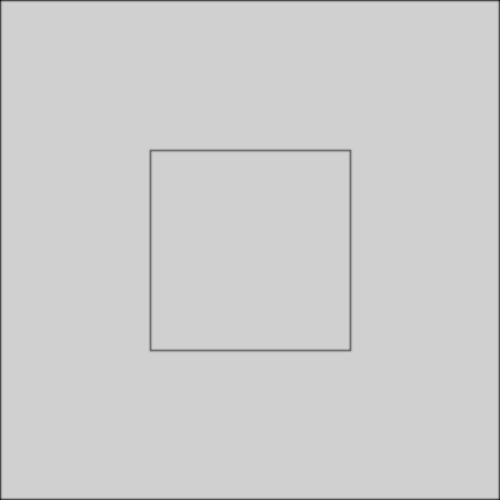
Frame 1 (no input)
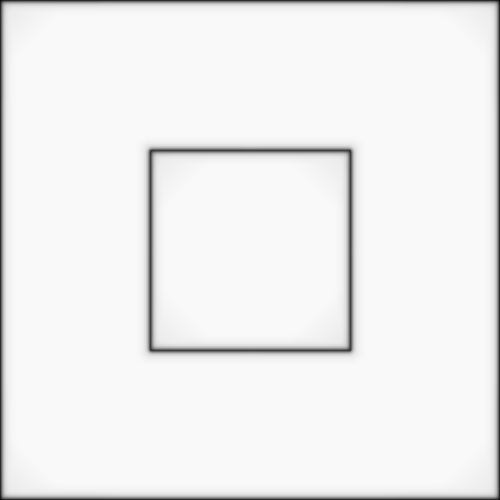
Frame 60 (the mouse pressed at the canvas centre just before this capture)
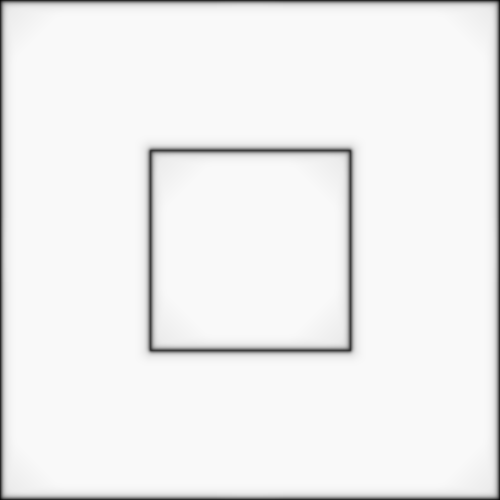
Frame 120 (the mouse held since frame 60 and released just before this capture)

The Processing sketch that drew these frames (run headless with seeded random() and noise(); from frame 60 on, the mouse is pressed at the canvas centre):

// Processing sketch: sketch_1_100_Blur
// ── sketch_1_100_Blur.pde
void setup() {
  size(500,500);
  rectMode(CENTER);
}

void draw() {
 fill(255,20);
 rect(width/2, height/2, width-1, height-1);
 noFill();
 rect(width/2, height/2,  200, 200);
 filter(BLUR);
}
